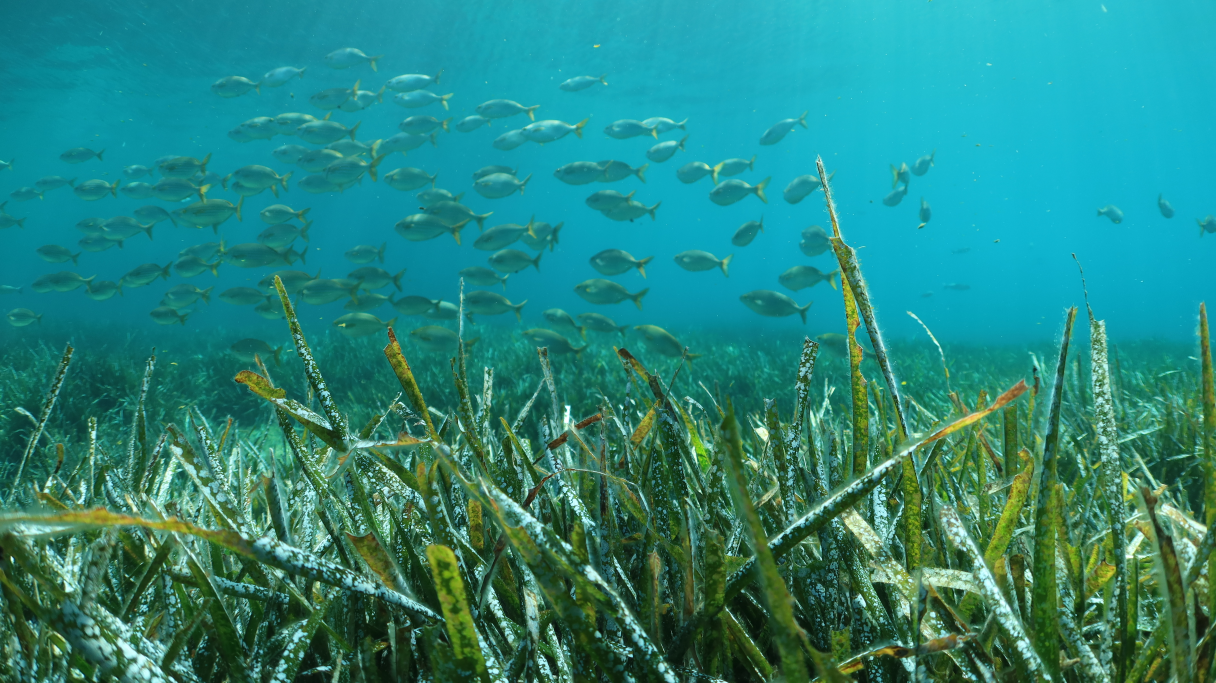
#> input picture isharp-dbms/dist/assets/seagrass_sormiou_2.jpg, 3648 x 2048 px, found by its file name (shown at 1/3 size)
$ python composite_monodon.py
#> lines starting #> are read from the running program, lines starting #| are printed output that depends on the picture
from PIL import Image, ImageFilter, ImageEnhance, ImageOps

# 1. Load the authentic high-resolution underwater seagrass photograph
bg = Image.open(r"isharp-dbms\public\assets\seagrass_sormiou_2.jpg").convert("RGBA")
bg_w, bg_h = bg.size
#> bg_w = 3648; bg_h = 2048
print(f"Background size: {bg_w}x{bg_h}")
#| Background size: 3648x2048

# 2. Load the cropped tiger shrimp
shrimp_img = Image.open(r"isharp-dbms\public\assets\shrimp_crop_raw.png").convert("RGBA")
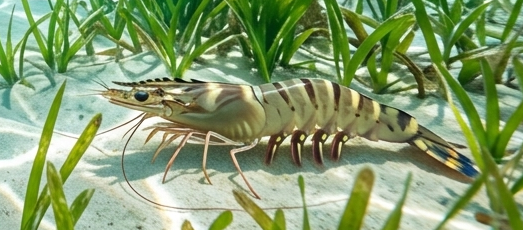
#> input picture isharp-dbms/dist/assets/shrimp_crop_raw.png, 523 x 230 px, found by its file name
sw, sh = shrimp_img.size
#> sw = 523; sh = 230

# We want to isolate the shrimp or blend its patch into the seagrass.
# Since shrimp_crop_raw already has sand and seagrass, let's create a smooth oval feather mask
# around the shrimp so its edges dissolve seamlessly into the background seagrass!
mask = Image.new("L", (sw, sh), 0)
#> mask: PIL image 523x230 L; every value is 0
from PIL import ImageDraw
draw = ImageDraw.Draw(mask)
# Draw an ellipse encompassing the shrimp with soft feathered edges
draw.ellipse((20, 20, sw - 20, sh - 20), fill=230)
# Feather the mask heavily
mask = mask.filter(ImageFilter.GaussianBlur(18))

# Resize shrimp to fit naturally in the bottom left meadow of the 3648x2048 background
target_w = int(bg_w * 0.22) # ~800px wide
#> target_w = 802
target_h = int(sh * (target_w / sw))
#> target_h = 352
shrimp_resized = shrimp_img.resize((target_w, target_h), Image.Resampling.LANCZOS)
mask_resized = mask.resize((target_w, target_h), Image.Resampling.LANCZOS)

# Color match: adjust the shrimp image slightly towards the turquoise tone of the Posidonia photo
# Seagrass sormiou is rich cyan/green
r, g, b, a = shrimp_resized.split()
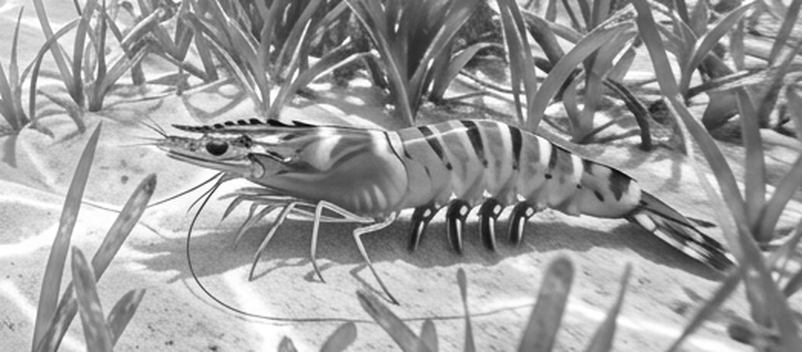
#> g: PIL image 802x352 L; min 0, max 255, mean 156.1
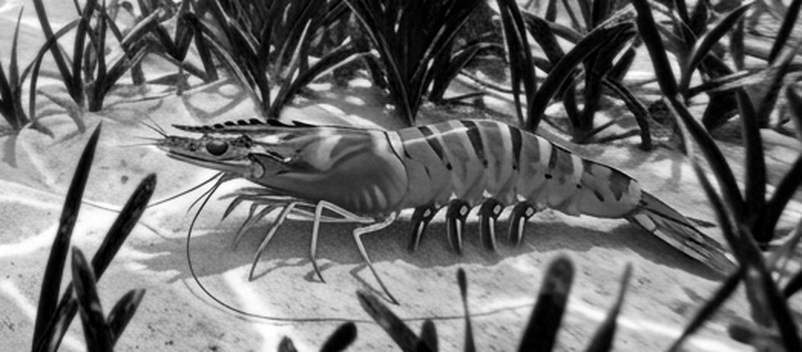
#> b: PIL image 802x352 L; min 0, max 255, mean 109.8
#> a: PIL image 802x352 L; every value is 255
# subtle color tweak
shrimp_tinted = Image.merge("RGBA", (r, g, b, mask_resized))
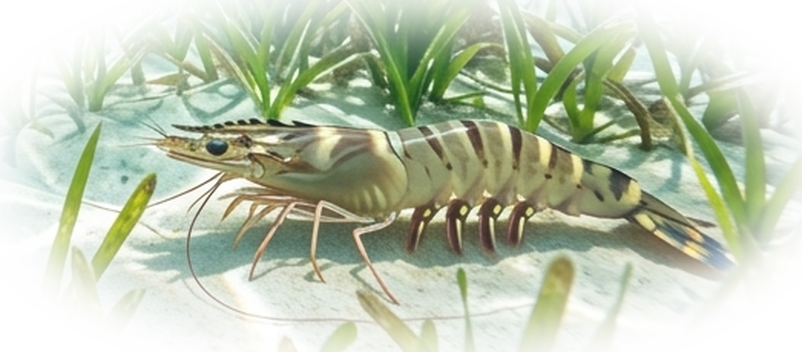
#> shrimp_tinted: PIL image 802x352 RGBA; mean R, G, B, A 133.2, 156.1, 109.8, 138.1; transparent parts drawn white

# Position at bottom-left among the seagrass (x: 180, y: bg_h - target_h - 100)
pos_x = int(bg_w * 0.05) # 5% from left
#> pos_x = 182
pos_y = int(bg_h * 0.72) # nestled into the lower seagrass blades
#> pos_y = 1474

# Composite
bg.paste(shrimp_tinted, (pos_x, pos_y), mask_resized)

# Also let's take a sample of seagrass from the foreground of bg to overlay across the shrimp legs
# so the shrimp appears deeply camouflaged behind some blades ("just barely see")
fg_blades = bg.crop((pos_x + 50, pos_y - 80, pos_x + 350, pos_y + 120))
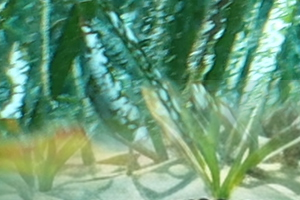
#> fg_blades: PIL image 300x200 RGBA; mean R, G, B, A 96.1, 146.6, 108.2, 233; transparent parts drawn white
fg_mask = Image.new("L", fg_blades.size, 0)
#> fg_mask: PIL image 300x200 L; every value is 0
fg_draw = ImageDraw.Draw(fg_mask)
fg_draw.ellipse((0, 0, fg_blades.size[0], fg_blades.size[1]), fill=120)
fg_mask = fg_mask.filter(ImageFilter.GaussianBlur(12))
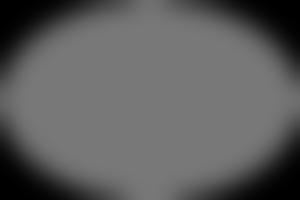
#> fg_mask: PIL image 300x200 L; min 0, max 120, mean 93.5
bg.paste(fg_blades, (pos_x + 50, pos_y - 20), fg_mask)

# Save as the master high-res background
out_path = r"isharp-dbms\public\assets\seagrass_lagoon_monodon.jpg"
bg.convert("RGB").save(out_path, "JPEG", quality=90)
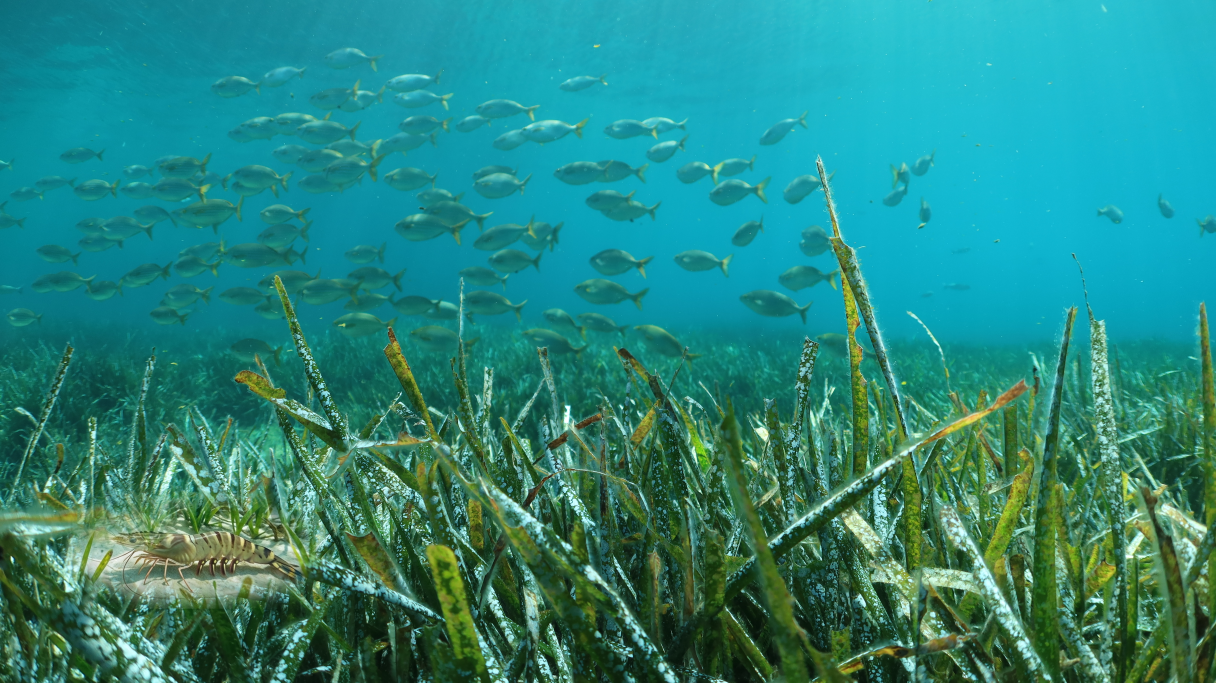
#> saved as seagrass_lagoon_monodon.jpg: PIL image 3648x2048 RGB (shown at 1/3 size); mean R, G, B 40, 135.4, 126.2
print(f"Successfully saved authentic background to {out_path}")
